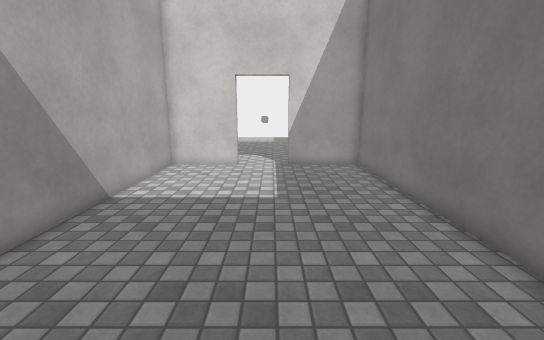
view 1 (above)

12 first-person views from a walk through a 3-D level made in the Unity game engine. The camera is 1.5 m above the floor, tilts 12° down and sees 90° across. The floor is counted in squares, 0.5 m on a side. Each view is taken from the middle of a square. On the plan, view 1 faces up. The plan holds only what a view shows up to about 20 squares ahead; the rest is blank. The place goes on beyond the plan. The player character is not drawn. Surface patterns are stand-ins for the level's own textures.

view 2
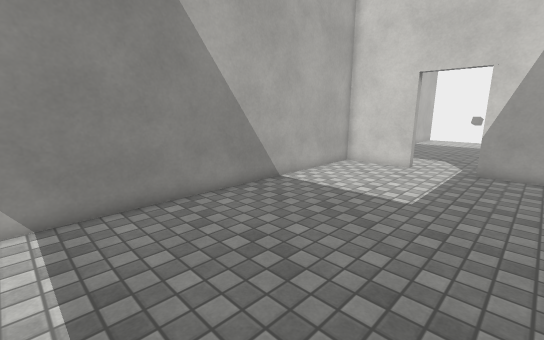

view 3
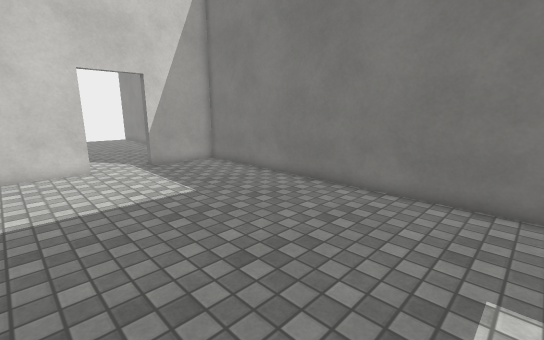

view 4
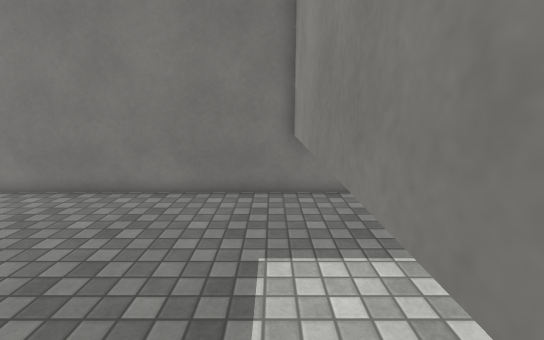

view 5
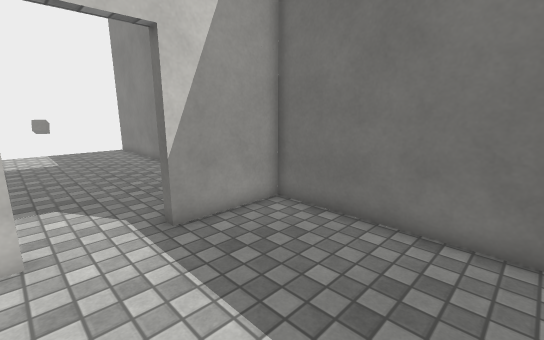

view 6
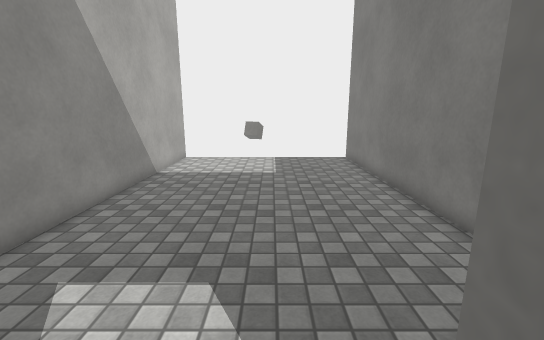

view 7
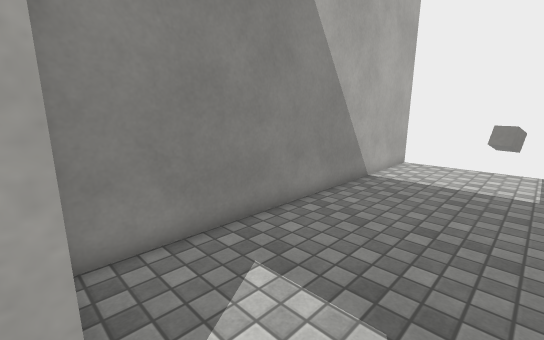

view 8
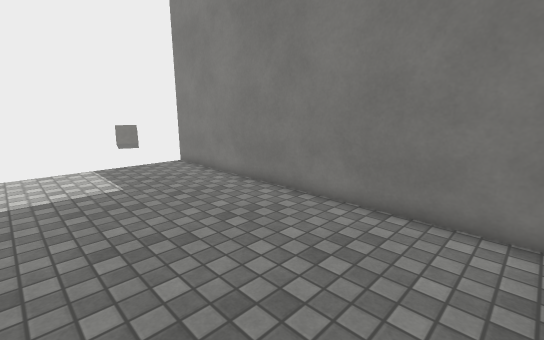

view 9
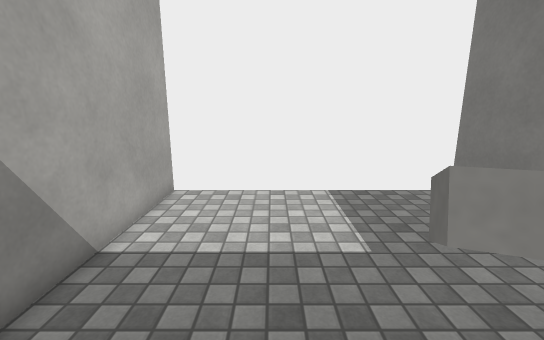

view 10
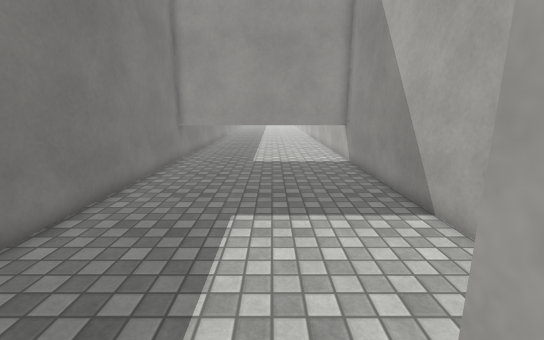

view 11
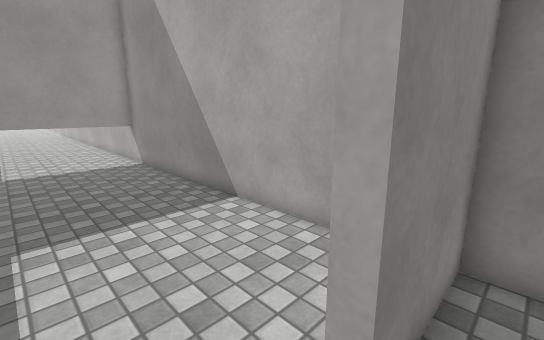

view 12
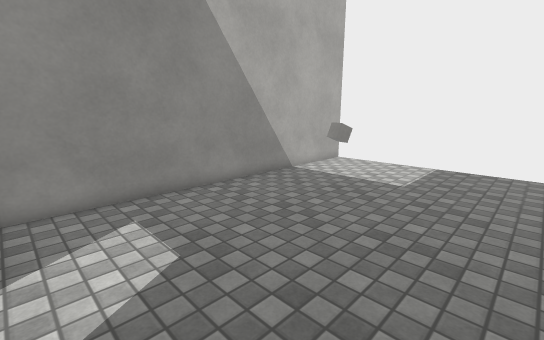

### Floor plan
Points are (right, up) in squares from view 1. A wall is a line through its corners. A room is listed if a view was taken in it or the views show most of it. See-through windows are left out.
Room 1 (views 1, 2, 3, 4, 5, 6)
walls: (-2, 15.7) (-5.8, 15.7) (-5.8, -1.5); (-5.9, -0.8) (5, -0.8); (5, -1.5) (5, 15.7) (1, 15.7)
ways out: opening at (-1, 16) to room 2
Room 2 (views 7, 8, 9, 10, 11, 12)
walls: (1, 15.7) (1, 16.2); (-5.8, 33.4) (-5.8, 16.2) (-2, 16.2) (-2, 15.7); (5, 16.6) (5, 33.4)
ways out: opening at (-1, 16) to room 1; gap at (-6, 33)
objects: other object (-1, 24) to (0, 25)

Positions as (right, up) in squares from view 1, and headings:
1: (0, 0), facing up
2: (3, 0), facing up-left
3: (-5, 0), facing up-right
4: (-5, 0), facing right
5: (-2, 9), facing up-right
6: (0, 15), facing up
7: (0, 16), facing up-left
8: (-3, 17), facing up-right
9: (-2, 23), facing up
10: (-1, 17), facing down
11: (0, 17), facing down-left
12: (4, 17), facing up-left
